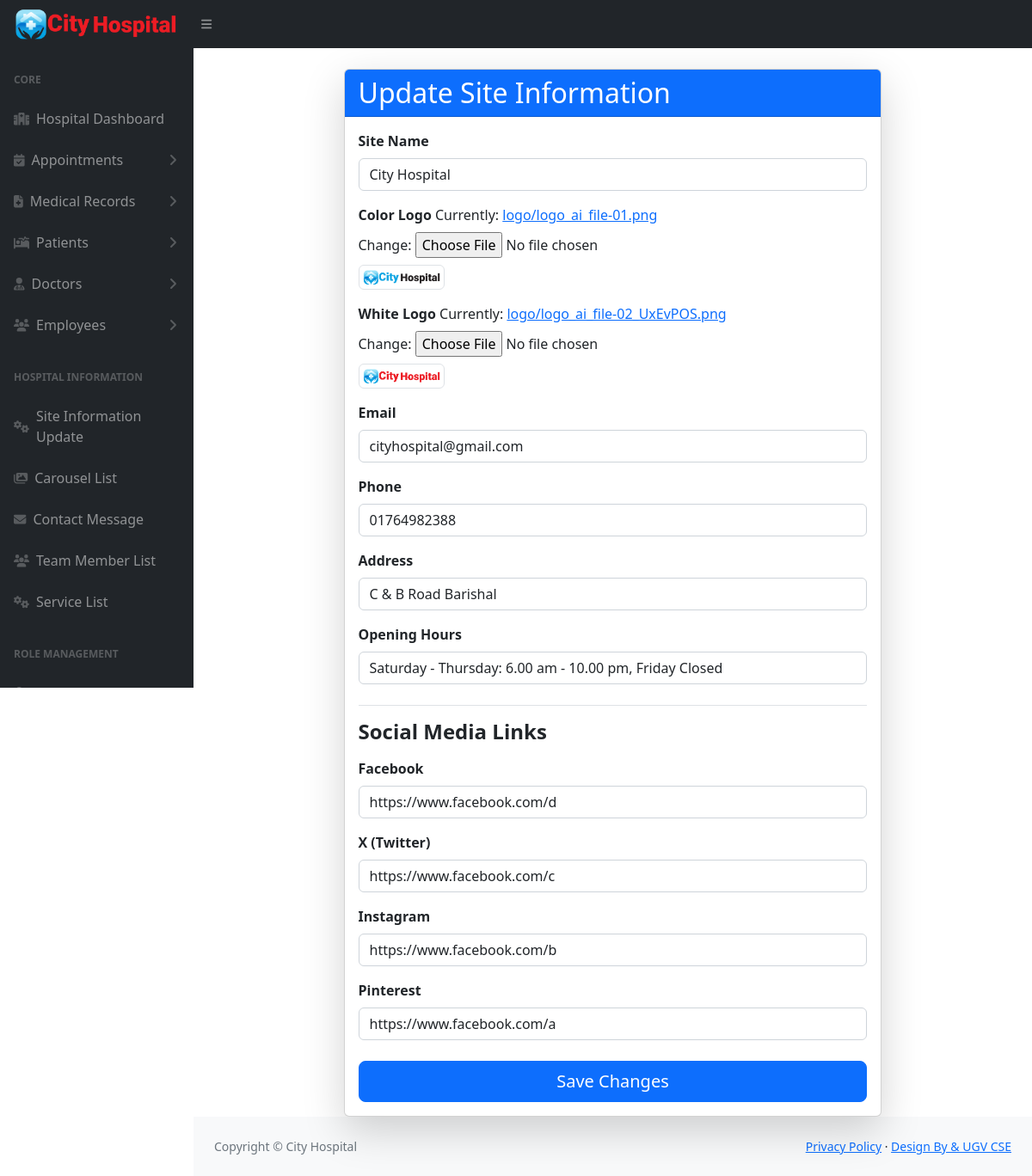
Page /site-info/ (signed in) on the committed database.
### pms/models.py (models this page shows, shortened)
class SiteInfo(models.Model):
    site_name = models.CharField(max_length=20)
    color_logo = models.ImageField(upload_to='logo/')
    white_logo = models.ImageField(upload_to='logo/')
    email = models.EmailField()
    phone = models.CharField(max_length=14)
    address = models.CharField(max_length=100)
    opening_hours = models.CharField(max_length=255, default='Saturday - Thursday: 6.00 am - 10.00 pm, Friday Closed')
    site_facebook = models.URLField(max_length=100)
    site_x = models.URLField(max_length=100)
    site_instagram = models.URLField(max_length=100)
    site_pinterest = models.URLField(max_length=100)

### pms/views.py (the view)
# urls.py: path('site-info/', site_info_view, name='site-info'),
@login_required
@user_passes_test(superuser_required)
def site_info_view(request):
    site_info = SiteInfo.objects.first()  # Get the only existing instance
    if request.method == "POST":
        form = SiteInfoForm(request.POST, request.FILES, instance=site_info)
        if form.is_valid():
            form.save()
            messages.success(request, "Site information updated successfully!")
            return redirect('site-info')  # Redirect to the same page after saving
    else:
        form = SiteInfoForm(instance=site_info)
    return render(request, 'site_info.html', {'form': form})

### pms/forms.py
class SiteInfoForm(forms.ModelForm):
    class Meta:
        model = SiteInfo
        fields = '__all__'
        widgets = {
            'site_name': forms.TextInput(attrs={'class': 'form-control'}),
            'color_logo': forms.ClearableFileInput(attrs={'class': 'form-control-file'}),
            'white_logo': forms.ClearableFileInput(attrs={'class': 'form-control-file'}),
            'email': forms.EmailInput(attrs={'class': 'form-control'}),
            'phone': forms.TextInput(attrs={'class': 'form-control'}),
            'address': forms.TextInput(attrs={'class': 'form-control'}),
            'opening_hours':forms.TextInput(attrs={'class': 'form-control'}),
            'site_facebook': forms.URLInput(attrs={'class': 'form-control'}),
            'site_x': forms.URLInput(attrs={'class': 'form-control'}),
            'site_instagram': forms.URLInput(attrs={'class': 'form-control'}),
            'site_pinterest': forms.URLInput(attrs={'class': 'form-control'}),
        }

### pms/context_processors.py (called while the page is built)
def site_information(request):
    site_info = SiteInfo.objects.first()
    return {
        'site_info': site_info
    }

### pms/views.py (called while the page is built)
def superuser_required(user):
    return user.is_superuser

### templates/site_info.html (shortened to what this page needs)
{% extends "hospital/hospital_base.html" %}
{% load static %}
{% block content %}
<div class="container mt-4">
    <div class="row justify-content-center">
        <div class="col-md-8">
            <div class="card shadow-lg">
                <div class="card-header bg-primary text-white">
                    <h2 class="card-title mb-0">Update Site Information</h2>
                </div>
                <div class="card-body">
                    <form method="post" enctype="multipart/form-data">
                        <div class="mb-3">
                            <label class="form-label fw-bold">Site Name</label>
                            {{ form.site_name }}
                        </div>
                        <div class="mb-3">
                            <label class="form-label fw-bold">Color Logo</label>
                            {{ form.color_logo }}
                            {% if form.instance.color_logo %}
                                <div class="mt-2">
                                    <img src="{{ form.instance.color_logo.url }}" class="img-thumbnail" width="100">
                                </div>
                            {% endif %}
                        </div>
                        <div class="mb-3">
                            <label class="form-label fw-bold">White Logo</label>
                            {{ form.white_logo }}
                            {% if form.instance.white_logo %}
                                <div class="mt-2">
                                    <img src="{{ form.instance.white_logo.url }}" class="img-thumbnail" width="100">
                                </div>
                            {% endif %}
                        </div>
                        <div class="mb-3">
                            <label class="form-label fw-bold">Email</label>
                            {{ form.email }}
                        </div>
                        <div class="mb-3">
                            <label class="form-label fw-bold">Phone</label>
                            {{ form.phone }}
                        </div>
                        <div class="mb-3">
                            <label class="form-label fw-bold">Address</label>
                            {{ form.address }}
                        </div>
                        <div class="mb-3">
                            <label class="form-label fw-bold">Opening Hours</label>
                            {{ form.opening_hours }}
                        </div>
                        <div class="border-top pt-3 mt-4">
                            <h4 class="mb-3 fw-bold">Social Media Links</h4>
                            <div class="mb-3">
                                <label class="form-label fw-bold">Facebook</label>
                                {{ form.site_facebook }}
                            </div>
                            <div class="mb-3">
                                <label class="form-label fw-bold">X (Twitter)</label>
                                {{ form.site_x }}
                            </div>
                            <div class="mb-3">
                                <label class="form-label fw-bold">Instagram</label>
                                {{ form.site_instagram }}
                            </div>
                            <div class="mb-3">
                                <label class="form-label fw-bold">Pinterest</label>
                                {{ form.site_pinterest }}
                            </div>
                        </div>
                        <div class="d-grid mt-4">
                            <button type="submit" class="btn btn-primary btn-lg">Save Changes</button>
                        </div>
                    </form>
                </div>
            </div>
        </div>
    </div>
</div>
{% endblock %}

### templates/hospital/hospital_base.html (shortened to what this page needs)
{% load static %}
<!DOCTYPE html>
<html lang="en">
    <head>
        <link href="https://cdn.jsdelivr.net/npm/simple-datatables@7.1.2/dist/style.min.css" rel="stylesheet" />
        <link href="{% static 'admin_panel/css/styles.css' %}" rel="stylesheet" />
    </head>
    <body class="sb-nav-fixed">
        <nav class="sb-topnav navbar navbar-expand navbar-dark bg-dark">
            <a class="navbar-brand ps-3" href="{% url 'hospital_admin' %}"><img src="{{ site_info.white_logo.url }}" alt="" style="width: 190px;"></a>
            <button class="btn btn-link btn-sm order-1 order-lg-0 me-4 me-lg-0" id="sidebarToggle" href="#!"><i class="fas fa-bars"></i></button>
            <button class="btn"></button>
        </nav>
        <div id="layoutSidenav">
            <div id="layoutSidenav_nav">
                <nav class="sb-sidenav accordion sb-sidenav-dark" id="sidenavAccordion">
                  {% include 'hospital/hospital_sidebar.html' %}
                </nav>
            </div>
            <div id="layoutSidenav_content">
                <main>
                    {% block content %}
                    {% endblock content %}
                </main>
                <footer class="py-4 bg-light mt-auto">
                    <div class="container-fluid px-4">
                        <div class="d-flex align-items-center justify-content-between small">
                            <div class="text-muted">Copyright &copy; {{ site_info.site_name }}</div>
                            <div>
                                <a href="#">Privacy Policy</a>
                                &middot;
                                <a href="#">Design By &amp; UGV CSE</a>
                            </div>
                        </div>
                    </div>
                </footer>
            </div>
        </div>
    </body>
</html>

### rows in the picture
SiteInfo: white_logo (picture), site_name "City Hospital", instance.color_logo (picture), instance.white_logo (picture), email "cityhospital@gmail.com", phone "01764982388", address "C & B Road Barishal", opening_hours "Saturday - Thursday: 6.00 am - 10.00 pm, Friday Closed", site_facebook "https://www.facebook.com/d", site_x "https://www.facebook.com/c", site_instagram "https://www.facebook.com/b", site_pinterest "https://www.facebook.com/a"
